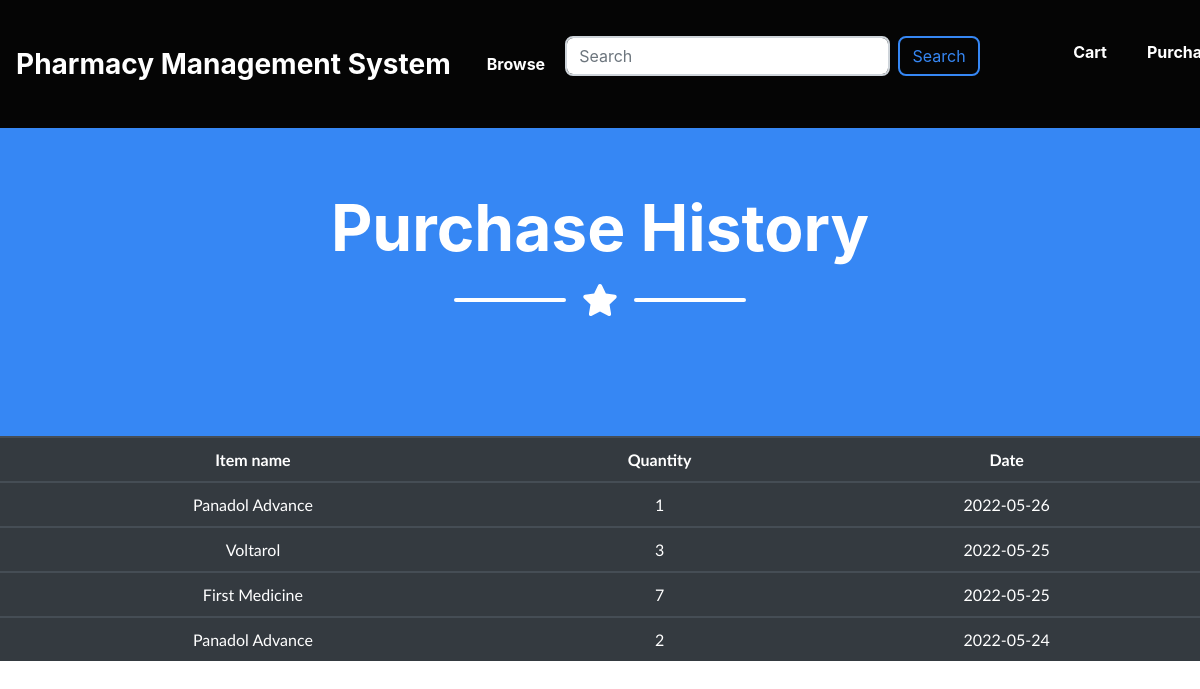
Page /customer/history.php (signed in) on the earlier database version.
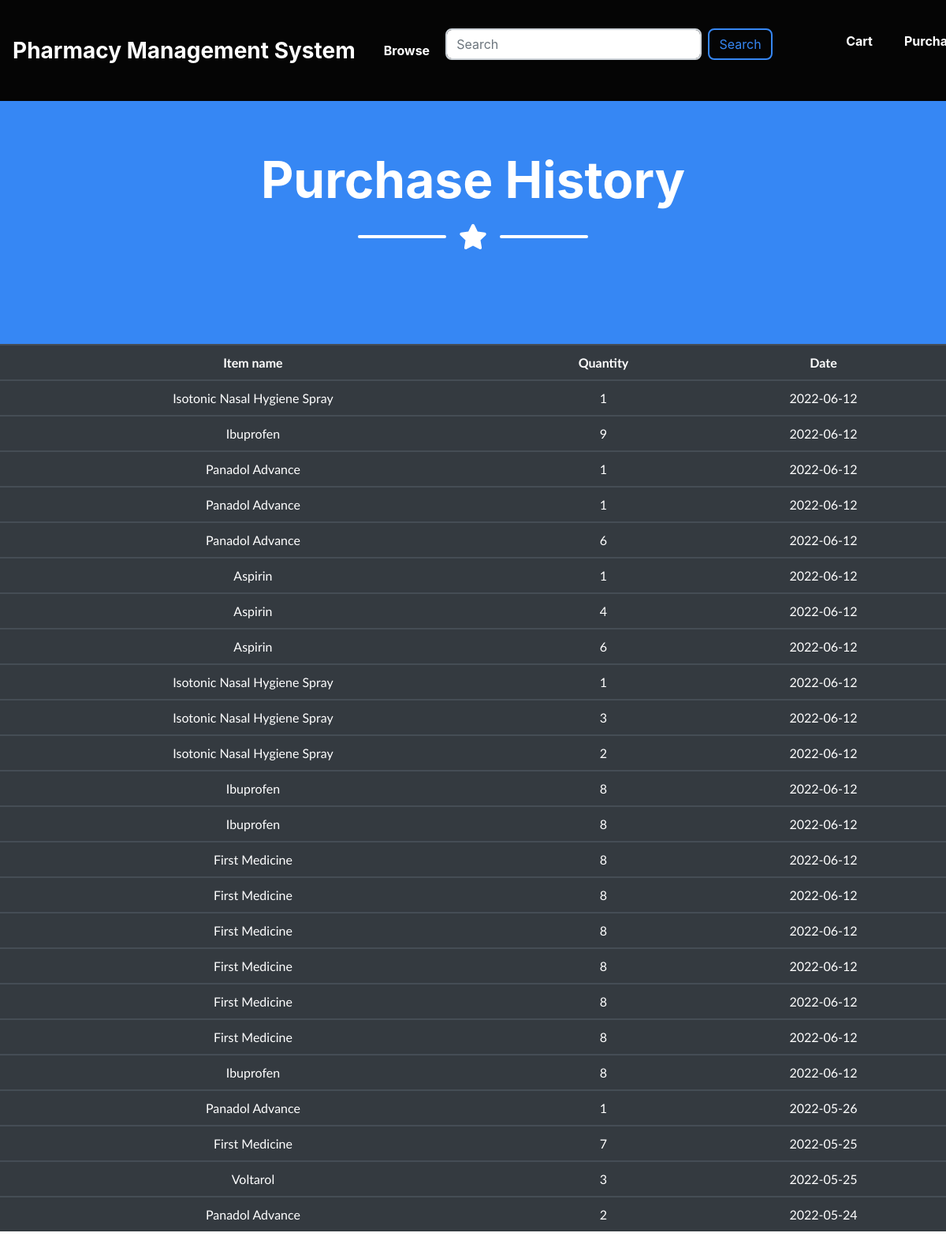
Same page on the later database version.
### tables this page shows
CREATE TABLE `purchase` (
  `purchase_id` int(11) NOT NULL,
  `item_id` int(11) NOT NULL,
  `c_id` int(11) NOT NULL,
  `quantity` int(11) NOT NULL,
  `date` date NOT NULL
);

CREATE TABLE `items` (
  `ID` int(9) NOT NULL,
  `Name` varchar(70) NOT NULL,
  `Description` varchar(300) NOT NULL,
  `Quantity` int(10) NOT NULL,
  `Price` double NOT NULL,
  `Brand` varchar(50) NOT NULL,
  `Category` varchar(30) NOT NULL,
  `expiry` date NOT NULL DEFAULT current_timestamp(),
  `status` varchar(30) NOT NULL DEFAULT 'present'
);

### customer/history.php (the view, shortened to what this page needs)
<html>
<head>
</head>
<body>
  <?php require('header.php'); ?>
  <header class="masthead bg-primary text-white text-center px-md-2">
      <div class="container d-flex align-items-center flex-column">
          <h1 class="masthead-heading">Purchase History</h1>
          <div class="divider-custom divider-light">
              <div class="divider-custom-line"></div>
              <div class="divider-custom-icon"><i class="fas fa-star"></i></div>
              <div class="divider-custom-line"></div>
          </div>
      </div>
  </header>
<?php
  try
  	{
  	require('../project_connection.php');
  	 $db->beginTransaction();
  	 $sql="SELECT * from purchase where c_id=".$_SESSION['userId']." ORDER BY date desc";
  	 $stmt1 = $db->prepare($sql);
  	 $stmt1->execute();
     if($stmt1->rowCount() != 0){
       ?>
       <table class='table table-dark' style="text-align: center;">
       <tr>
       <td><b>Item name</b></td>
       <td><b>Quantity</b></td>
       <td><b>Date</b></td>
       </tr>
       <?php
       $row1s = $stmt1->fetchAll();
       foreach ($row1s as $row1) {
         $item_id = $row1['item_id'];
        $sql="SELECT Name from items where ID=".$item_id;
      	 $stmt2 = $db->prepare($sql);
      	 $stmt2->execute();
        $row2 = $stmt2->fetch();
?>
<tr>
<td><?php echo $row2['Name'];  ?></td>
<td><?php echo $row1['quantity'];  ?></td>
<td><?php echo $row1['date'];  ?></td>
</tr>
<?php
            }
          echo "</table>";
        }
        else {
          echo "<br><br><br><br><br><h1 style='text-align:center;'>No purchases made</h1>";
        }
  	}
  	catch(PDOException $ex)
  	{
  		 die("Error Message".$ex->getMessage());
   }
?>
</body>
</html>

### customer/header.php (shortened to what this page needs)
<!DOCTYPE html>
<html lang="en">
    <head>
        <link href="../css/styles.css" rel="stylesheet">
        <link rel="stylesheet" href="../css/heading.css">
        <link rel="stylesheet" href="../css/body.css">
    </head>
    <body id="page-top">
        <nav class="navbar navbar-expand-lg bg-secondary fixed-top" id="mainNav">
          <a class="navbar-brand js-scroll-trigger" href="customer_home.php">Pharmacy Management System</a>
            <div class="collapse navbar-collapse" id="navbarResponsive">
                <ul class="navbar-nav mr-auto">
                    <li class="nav-item mx-0 mx-lg-1"><a class="nav-link py-3 px-0 px-lg-3 rounded js-scroll-trigger" href="browse.php">Browse</a>
                    </li>
                </ul>
                <form class="form-inline" action="search.php" method="post">
                <input id="main_search" class="form-control col-lg-8 col-sm-8 col-md-8 mr-2" type="search" name="search" placeholder="Search" aria-label="Search">
                <button class="btn btn-outline-primary col-sm-2 col-md-2" type="submit">Search</button>
                </form>
                <ul class="navbar-nav ml-auto">
                    <li class="nav-item mx-0 mx-lg-1"><a class="nav-link py-3 px-0 px-lg-3 rounded js-scroll-trigger" href="cart_view.php">Cart</a>
                    <li class="nav-item mx-0 mx-lg-1"><a class="nav-link py-3 px-0 px-lg-3 rounded js-scroll-trigger" href="history.php">Purchases</a>
                </ul>
            </div>
        </nav>

### css/heading.css (style rules this page uses)
#main_search { width: 30rem; }

Differences in the rows shown:
added purchase: item.Name "Isotonic Nasal Hygiene Spray", quantity "1", date "2022-06-12"
added purchase: item.Name "Ibuprofen", quantity "9", date "2022-06-12"
added purchase: item.Name "Panadol Advance", quantity "1", date "2022-06-12"
added purchase: item.Name "Panadol Advance", quantity "1", date "2022-06-12"
added purchase: item.Name "Panadol Advance", quantity "6", date "2022-06-12"
added purchase: item.Name "Aspirin", quantity "1", date "2022-06-12"
added purchase: item.Name "Aspirin", quantity "4", date "2022-06-12"
added purchase: item.Name "Aspirin", quantity "6", date "2022-06-12"
added purchase: item.Name "Isotonic Nasal Hygiene Spray", quantity "1", date "2022-06-12"
added purchase: item.Name "Isotonic Nasal Hygiene Spray", quantity "3", date "2022-06-12"
added purchase: item.Name "Isotonic Nasal Hygiene Spray", quantity "2", date "2022-06-12"
added purchase: item.Name "Ibuprofen", quantity "8", date "2022-06-12"
added purchase: item.Name "Ibuprofen", quantity "8", date "2022-06-12"
added purchase: item.Name "First Medicine", quantity "8", date "2022-06-12"
added purchase: item.Name "First Medicine", quantity "8", date "2022-06-12"
added purchase: item.Name "First Medicine", quantity "8", date "2022-06-12"
added purchase: item.Name "First Medicine", quantity "8", date "2022-06-12"
added purchase: item.Name "First Medicine", quantity "8", date "2022-06-12"
added purchase: item.Name "First Medicine", quantity "8", date "2022-06-12"
added purchase: item.Name "Ibuprofen", quantity "8", date "2022-06-12"
shown differently, row unchanged: purchase (number 22 of 24 on the later page): moves up the list
